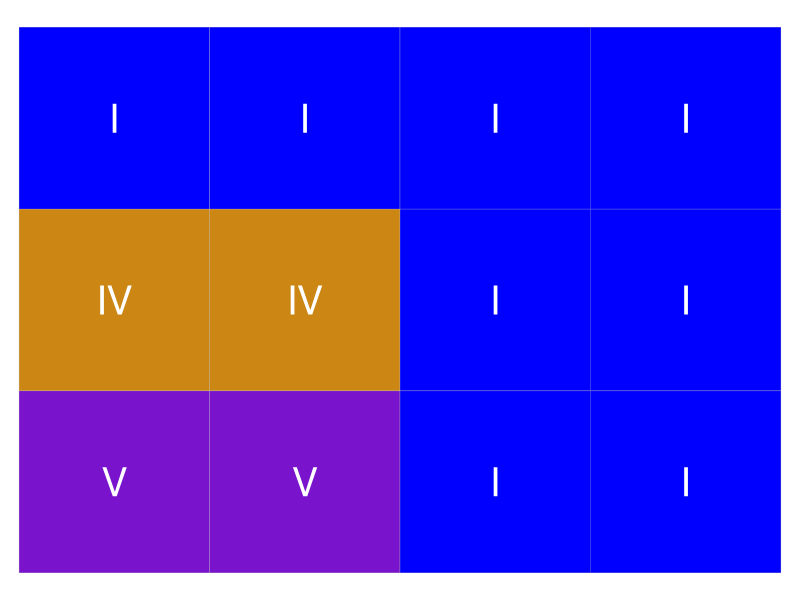
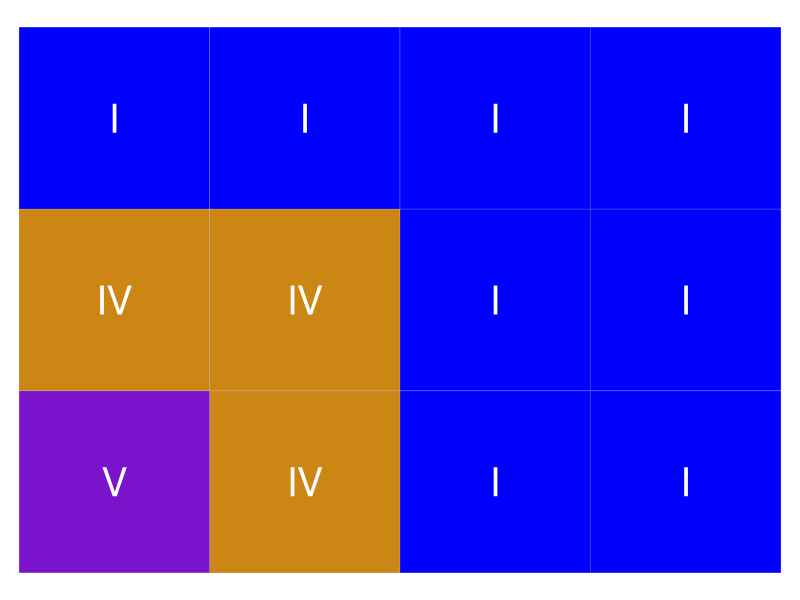
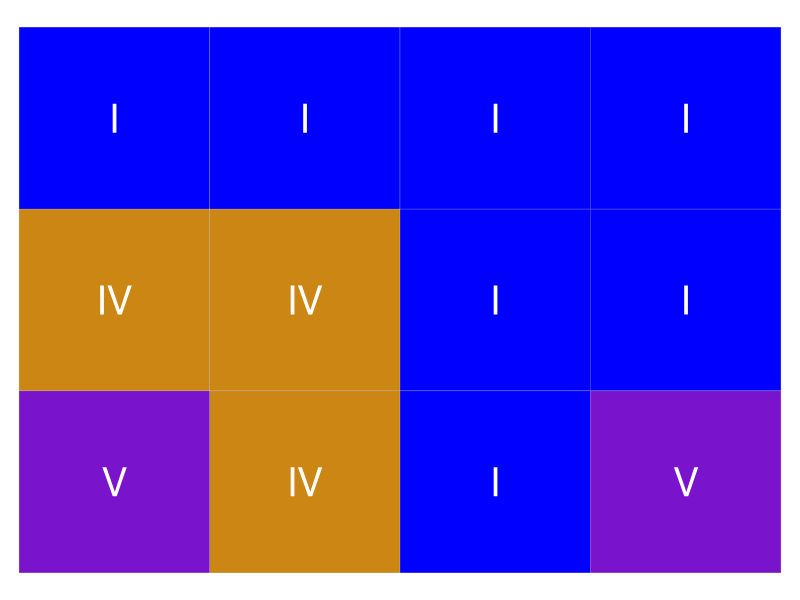
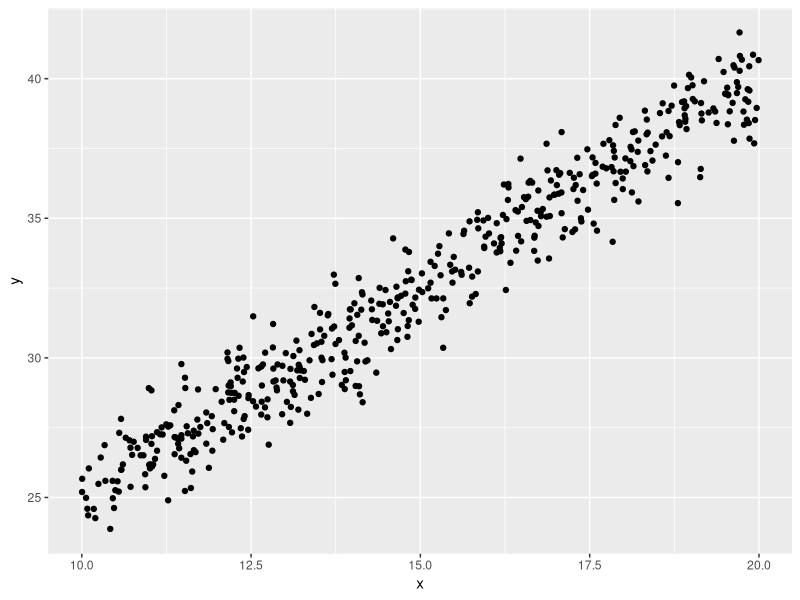
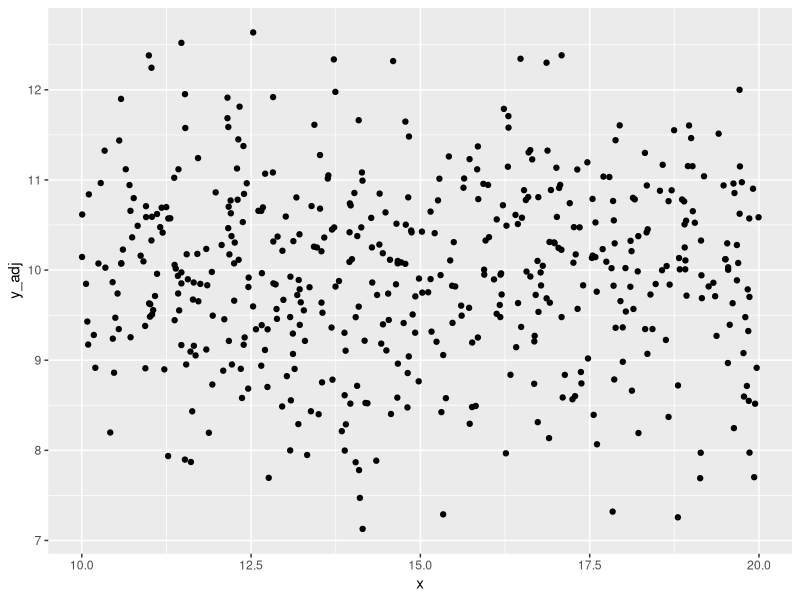
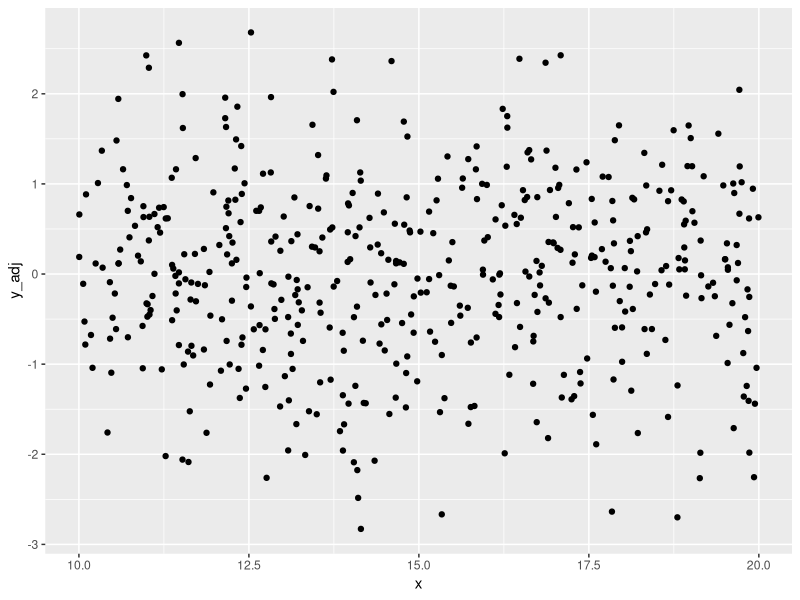
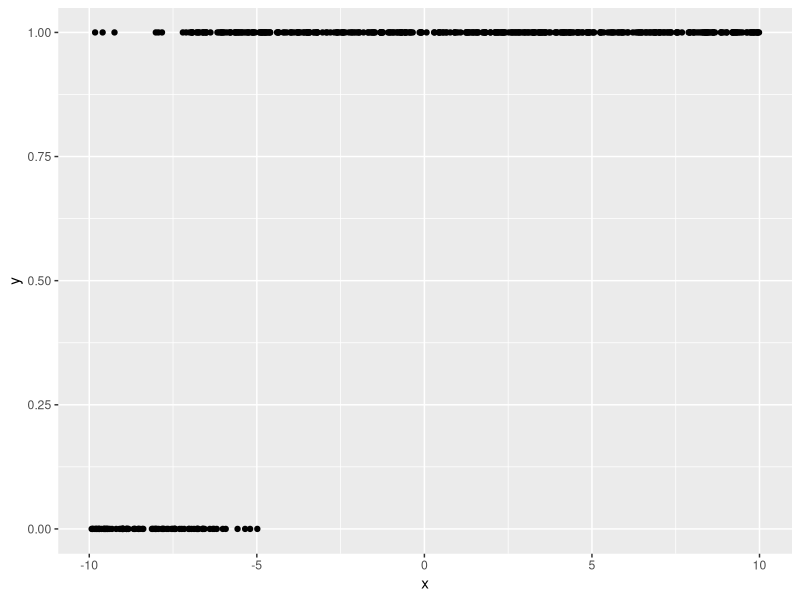
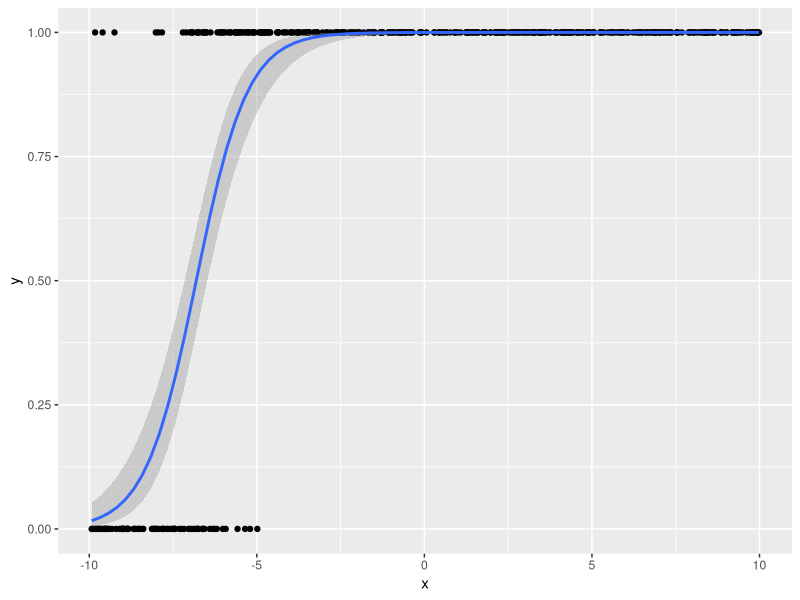

R code for these plots, in order:
library(tidyverse)
knitr::opts_chunk$set(
  echo = FALSE
  , message = FALSE
)
munge_blues <- function(tbl) {
  tbl %>% 
    tidyr::gather(bar, chord, -row) %>% 
    mutate(bar = gsub('bar_', "", bar))
}

plt_blues <- function(tbl) {
  tbl %>% 
    ggplot(aes(bar, row)) +
    geom_tile(aes(fill = chord), color = 'grey') + 
    geom_text(aes(label = chord), color = 'white', size = 10) +
    theme_void() + 
    theme(
      legend.position = 'none'
    ) +
    scale_y_reverse() +
    scale_fill_manual(values = c('#0000FF', '#CC8614', '#7914CC'))
}
tbl_blues <- tribble(
  ~row, ~bar_1, ~bar_2, ~bar_3, ~bar_4
  , 1 , 'I', 'I', 'I', 'I'
  , 2 , 'IV', 'IV', 'I', 'I'
  , 3 , 'V', 'V', 'I', 'I'
) %>% 
  munge_blues()
tbl_blues %>% 
  plt_blues()
tribble(
  ~row, ~bar_1, ~bar_2, ~bar_3, ~bar_4
  , 1 , 'I', 'I', 'I', 'I'
  , 2 , 'IV', 'IV', 'I', 'I'
  , 3 , 'V', 'IV', 'I', 'I'
) %>% 
  munge_blues() %>% 
  plt_blues()
tribble(
  ~row, ~bar_1, ~bar_2, ~bar_3, ~bar_4
  , 1 , 'I', 'I', 'I', 'I'
  , 2 , 'IV', 'IV', 'I', 'I'
  , 3 , 'V', 'IV', 'I', 'V'
) %>% 
  munge_blues() %>% 
  plt_blues()
set.seed(123)
sims <- 500
b_0 <- 10
b_1 <- 1.5
tbl_linear <- tibble(
    x = runif(sims, 10, 20)
  , e = rnorm(sims, 0, 1) 
) %>% 
  mutate(
    y = b_0 + b_1 * x + e
  )
tbl_linear %>% 
  ggplot(aes(x, y)) + 
  geom_point()
fit <- lm(y ~ 1 + x, data = tbl_linear)
b_0_fit <- coef(fit)[1]
b_1_fit <- coef(fit)[2]
tbl_linear <- tbl_linear %>% 
  mutate(
    y_adj = y - b_1_fit * x
  )
tbl_linear %>% 
  ggplot(aes(x, y_adj)) + 
  geom_point()
tbl_linear <- tbl_linear %>% 
  mutate(
      y_adj = y_adj - b_0_fit
    , y_adj_2 = y - b_0 - b_1 * x
  )

tbl_linear %>% 
  ggplot(aes(x, y_adj)) + 
  geom_point()
tbl_logistic <- tibble( 
    e = rlogis(sims)
  , x = runif(sims, -10, 10)
) %>% 
  mutate(
      latent = b_0 + b_1 * x + e
    , y = as.integer(latent > 0)
  )
tbl_logistic %>% 
  ggplot(aes(x, y)) + 
  geom_point()
tbl_logistic %>% 
  ggplot(aes(x, y)) + 
  geom_point() + 
  geom_smooth(method = glm,  method.args = list(family = "binomial"))
sims <- 50e3
tbl_poisson <- tibble(
  x = sample(100:1000, size = sims, replace = TRUE)
) %>% 
  mutate(
      mojo = b_0 + b_1 * x 
    # , mojo = log(mojo)
    , y = rpois(sims, mojo)
  )
tbl_poisson %>% 
  ggplot(aes(x, y)) +
  geom_hex()
